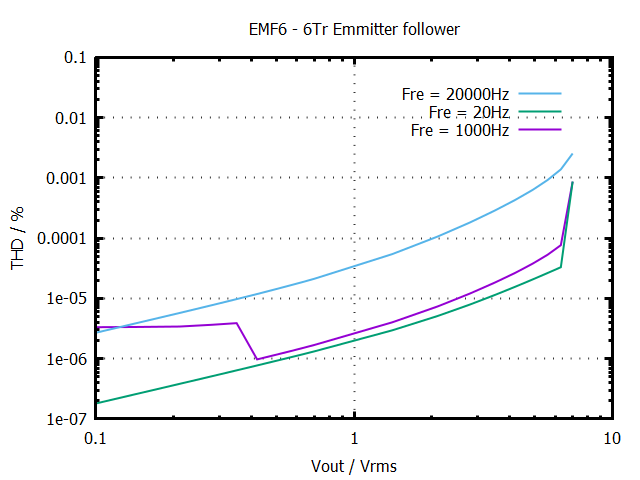

Here is the gnuplot script that generated this plot:
set termoption noenhanced
set title "EMF6 - 6Tr Emmitter follower"
set xlabel "Vout / Vrms"
set ylabel "THD / %"
set grid lw 2
set logscale x
set xrange [0.1:10]
set logscale y
set yrange [0.0000001:0.1]
set border lw 3 
set format y "%g" 
set format x "%g"
plot '6Tr_Emmitter_follower_result.txt' using 1:2 with lines lw 2 title "Fre = 1000Hz" at graph 0.8,0.80 ,\
     '6Tr_Emmitter_follower_result.txt' using 3:4 with lines lw 2 title "Fre = 20Hz" at graph 0.8,0.85 ,\
     '6Tr_Emmitter_follower_result.txt' using 5:6 with lines lw 2 title "Fre = 20000Hz" at graph 0.8,0.90
set terminal push 
set terminal png noenhanced
set out '6Tr_Emmitter_follower.png'
replot 
set term pop 
replot 
pause mouse
